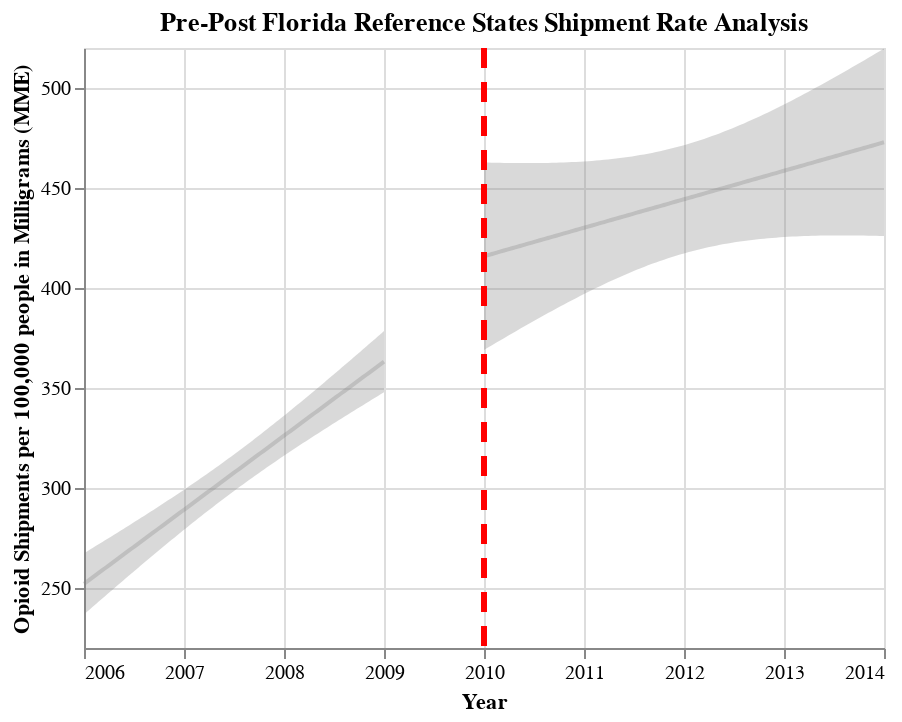

Source (notebook cell):
### Code cell
## Generate Pre-Post Graphs for FL reference states
fit, reg_chart_pre_FL_ref = get_reg_fit_FL_ref(
    ship_data_FL_ref_subset_grouped_pre, 
    yvar="MME_Rate", 
    xvar="YEAR", 
    alpha=0.05
)

fit, reg_chart_post_FL_ref = get_reg_fit_FL_ref(
    ship_data_FL_ref_subset_grouped_post, 
    yvar="MME_Rate", 
    xvar="YEAR", 
    alpha=0.05
)

## Create line post-policy implementation
line_2010 = alt.Chart(pd.DataFrame({'x': [2010]})).mark_rule(strokeDash=[10, 7], color = "red", strokeWidth=3).encode(x='x')

## Generate final pre-post graph for FL reference states
pre_post_FL_ref = reg_chart_pre_FL_ref + reg_chart_post_FL_ref + line_2010
pre_post_FL_ref.properties(title="Pre-Post Florida Reference States Shipment Rate Analysis")

### Figure 1 — Vega-Lite specification as saved in the notebook (floating-point values rounded to 4 significant figures)
{"config": {"view": {"continuousWidth": 400, "continuousHeight": 300}}, "layer": [{"mark": {"type": "errorband", "color": "grey", "opacity": 0.3}, "encoding": {"x": {"field": "YEAR", "type": "quantitative"}, "y": {"field": "ci_low", "title": "", "type": "quantitative"}, "y2": {"field": "ci_high"}}}, {"mark": {"type": "line", "color": "grey", "opacity": 0.3}, "encoding": {"x": {"axis": {"format": "T", "title": "Year"}, "field": "YEAR", "scale": {"zero": false}, "type": "quantitative"}, "y": {"field": "MME_Rate", "scale": {"zero": false}, "title": "Opioid Shipments per 100,000 people in Milligrams (MME)", "type": "quantitative"}}}, {"layer": [{"mark": {"type": "errorband", "color": "grey", "opacity": 0.3}, "encoding": {"x": {"field": "YEAR", "type": "quantitative"}, "y": {"field": "ci_low", "title": "", "type": "quantitative"}, "y2": {"field": "ci_high"}}}, {"mark": {"type": "line", "color": "grey", "opacity": 0.3}, "encoding": {"x": {"axis": {"format": "T", "title": "Year"}, "field": "YEAR", "scale": {"zero": false}, "type": "quantitative"}, "y": {"field": "MME_Rate", "scale": {"zero": false}, "title": "Opioid Shipments per 100,000 people in Milligrams (MME)", "type": "quantitative"}}}], "data": {"name": "data-a09e5808b0d4a1186ac97f9eee698703"}}, {"data": {"name": "data-c6a99109c809d7b1b46dbbb9b2adf5d2"}, "mark": {"type": "rule", "color": "red", "strokeDash": [10, 7], "strokeWidth": 3}, "encoding": {"x": {"field": "x", "type": "quantitative"}}}], "data": {"name": "data-eb6b4897b79c561273969ab9ba681815"}, "title": "Pre-Post Florida Reference States Shipment Rate Analysis", "$schema": "https://vega.github.io/schema/vega-lite/v4.17.0.json", "datasets": {"data-eb6b4897b79c561273969ab9ba681815": [{"YEAR": 2006.0, "MME_Rate": 252.1, "ci_low": 236.8, "ci_high": 267.4}, {"YEAR": 2006.0, "MME_Rate": 253.2, "ci_low": 238.1, "ci_high": 268.3}, {"YEAR": 2006.0, "MME_Rate": 254.3, "ci_low": 239.4, "ci_high": 269.2}, {"YEAR": 2006.0, "MME_Rate": 255.4, "ci_low": 240.7, "ci_high": 270.1}, {"YEAR": 2006.0, "MME_Rate": 256.5, "ci_low": 242.0, "ci_high": 271.1}, {"YEAR": 2006.0, "MME_Rate": 257.7, "ci_low": 243.3, "ci_high": 272.0}, {"YEAR": 2006.0, "MME_Rate": 258.8, "ci_low": 244.6, "ci_high": 272.9}, {"YEAR": 2006.0, "MME_Rate": 259.9, "ci_low": 245.9, "ci_high": 273.8}, {"YEAR": 2006.0, "MME_Rate": 261.0, "ci_low": 247.2, "ci_high": 274.8}, {"YEAR": 2006.0, "MME_Rate": 262.1, "ci_low": 248.5, "ci_high": 275.7}, {"YEAR": 2006.0, "MME_Rate": 263.2, "ci_low": 249.8, "ci_high": 276.6}, {"YEAR": 2006.0, "MME_Rate": 264.3, "ci_low": 251.1, "ci_high": 277.5}, {"YEAR": 2006.0, "MME_Rate": 265.4, "ci_low": 252.4, "ci_high": 278.5}, {"YEAR": 2006.0, "MME_Rate": 266.5, "ci_low": 253.7, "ci_high": 279.4}, {"YEAR": 2006.0, "MME_Rate": 267.7, "ci_low": 254.9, "ci_high": 280.4}, {"YEAR": 2006.0, "MME_Rate": 268.8, "ci_low": 256.2, "ci_high": 281.3}, {"YEAR": 2006.0, "MME_Rate": 269.9, "ci_low": 257.5, "ci_high": 282.2}, {"YEAR": 2007.0, "MME_Rate": 271.0, "ci_low": 258.8, "ci_high": 283.2}, {"YEAR": 2007.0, "MME_Rate": 272.1, "ci_low": 260.0, "ci_high": 284.1}, {"YEAR": 2007.0, "MME_Rate": 273.2, "ci_low": 261.3, "ci_high": 285.1}, {"YEAR": 2007.0, "MME_Rate": 274.3, "ci_low": 262.6, "ci_high": 286.0}, {"YEAR": 2007.0, "MME_Rate": 275.4, "ci_low": 263.8, "ci_high": 287.0}, {"YEAR": 2007.0, "MME_Rate": 276.5, "ci_low": 265.1, "ci_high": 288.0}, {"YEAR": 2007.0, "MME_Rate": 277.6, "ci_low": 266.4, "ci_high": 288.9}, {"YEAR": 2007.0, "MME_Rate": 278.8, "ci_low": 267.6, "ci_high": 289.9}, {"YEAR": 2007.0, "MME_Rate": 279.9, "ci_low": 268.9, "ci_high": 290.9}, {"YEAR": 2007.0, "MME_Rate": 281.0, "ci_low": 270.1, "ci_high": 291.9}, {"YEAR": 2007.0, "MME_Rate": 282.1, "ci_low": 271.3, "ci_high": 292.8}, {"YEAR": 2007.0, "MME_Rate": 283.2, "ci_low": 272.6, "ci_high": 293.8}, {"YEAR": 2007.0, "MME_Rate": 284.3, "ci_low": 273.8, "ci_high": 294.8}, {"YEAR": 2007.0, "MME_Rate": 285.4, "ci_low": 275.0, "ci_high": 295.8}, {"YEAR": 2007.0, "MME_Rate": 286.5, "ci_low": 276.3, "ci_high": 296.8}, {"YEAR": 2007.0, "MME_Rate": 287.6, "ci_low": 277.5, "ci_high": 297.8}, {"YEAR": 2007.0, "MME_Rate": 288.8, "ci_low": 278.7, "ci_high": 298.8}, {"YEAR": 2007.0, "MME_Rate": 289.9, "ci_low": 279.9, "ci_high": 299.8}, {"YEAR": 2007.0, "MME_Rate": 291.0, "ci_low": 281.1, "ci_high": 300.8}, {"YEAR": 2007.0, "MME_Rate": 292.1, "ci_low": 282.3, "ci_high": 301.8}, {"YEAR": 2007.0, "MME_Rate": 293.2, "ci_low": 283.5, "ci_high": 302.9}, {"YEAR": 2007.0, "MME_Rate": 294.3, "ci_low": 284.7, "ci_high": 303.9}, {"YEAR": 2007.0, "MME_Rate": 295.4, "ci_low": 285.9, "ci_high": 304.9}, {"YEAR": 2007.0, "MME_Rate": 296.5, "ci_low": 287.1, "ci_high": 306.0}, {"YEAR": 2007.0, "MME_Rate": 297.6, "ci_low": 288.2, "ci_high": 307.0}, {"YEAR": 2007.0, "MME_Rate": 298.7, "ci_low": 289.4, "ci_high": 308.1}, {"YEAR": 2007.0, "MME_Rate": 299.9, "ci_low": 290.6, "ci_high": 309.2}, {"YEAR": 2007.0, "MME_Rate": 301.0, "ci_low": 291.7, "ci_high": 310.2}, {"YEAR": 2007.0, "MME_Rate": 302.1, "ci_low": 292.9, "ci_high": 311.3}, {"YEAR": 2007.0, "MME_Rate": 303.2, "ci_low": 294.0, "ci_high": 312.4}, {"YEAR": 2007.0, "MME_Rate": 304.3, "ci_low": 295.1, "ci_high": 313.5}, {"YEAR": 2007.0, "MME_Rate": 305.4, "ci_low": 296.3, "ci_high": 314.6}, {"YEAR": 2007.0, "MME_Rate": 306.5, "ci_low": 297.4, "ci_high": 315.7}, {"YEAR": 2007.0, "MME_Rate": 307.6, "ci_low": 298.5, "ci_high": 316.8}, {"YEAR": 2008.0, "MME_Rate": 308.7, "ci_low": 299.6, "ci_high": 317.9}, {"YEAR": 2008.0, "MME_Rate": 309.9, "ci_low": 300.7, "ci_high": 319.0}, {"YEAR": 2008.0, "MME_Rate": 311.0, "ci_low": 301.8, "ci_high": 320.1}, {"YEAR": 2008.0, "MME_Rate": 312.1, "ci_low": 302.9, "ci_high": 321.3}, {"YEAR": 2008.0, "MME_Rate": 313.2, "ci_low": 304.0, "ci_high": 322.4}, {"YEAR": 2008.0, "MME_Rate": 314.3, "ci_low": 305.0, "ci_high": 323.6}, {"YEAR": 2008.0, "MME_Rate": 315.4, "ci_low": 306.1, "ci_high": 324.7}, {"YEAR": 2008.0, "MME_Rate": 316.5, "ci_low": 307.2, "ci_high": 325.9}, {"YEAR": 2008.0, "MME_Rate": 317.6, "ci_low": 308.2, "ci_high": 327.0}, {"YEAR": 2008.0, "MME_Rate": 318.7, "ci_low": 309.3, "ci_high": 328.2}, {"YEAR": 2008.0, "MME_Rate": 319.9, "ci_low": 310.3, "ci_high": 329.4}, {"YEAR": 2008.0, "MME_Rate": 321.0, "ci_low": 311.4, "ci_high": 330.6}, {"YEAR": 2008.0, "MME_Rate": 322.1, "ci_low": 312.4, "ci_high": 331.8}, {"YEAR": 2008.0, "MME_Rate": 323.2, "ci_low": 313.4, "ci_high": 332.9}, {"YEAR": 2008.0, "MME_Rate": 324.3, "ci_low": 314.4, "ci_high": 334.1}, {"YEAR": 2008.0, "MME_Rate": 325.4, "ci_low": 315.5, "ci_high": 335.4}, {"YEAR": 2008.0, "MME_Rate": 326.5, "ci_low": 316.5, "ci_high": 336.6}, {"YEAR": 2008.0, "MME_Rate": 327.6, "ci_low": 317.5, "ci_high": 337.8}, {"YEAR": 2008.0, "MME_Rate": 328.7, "ci_low": 318.5, "ci_high": 339.0}, {"YEAR": 2008.0, "MME_Rate": 329.8, "ci_low": 319.5, "ci_high": 340.2}, {"YEAR": 2008.0, "MME_Rate": 331.0, "ci_low": 320.5, "ci_high": 341.4}, {"YEAR": 2008.0, "MME_Rate": 332.1, "ci_low": 321.5, "ci_high": 342.7}, {"YEAR": 2008.0, "MME_Rate": 333.2, "ci_low": 322.4, "ci_high": 343.9}, {"YEAR": 2008.0, "MME_Rate": 334.3, "ci_low": 323.4, "ci_high": 345.2}, {"YEAR": 2008.0, "MME_Rate": 335.4, "ci_low": 324.4, "ci_high": 346.4}, {"YEAR": 2008.0, "MME_Rate": 336.5, "ci_low": 325.4, "ci_high": 347.7}, {"YEAR": 2008.0, "MME_Rate": 337.6, "ci_low": 326.3, "ci_high": 348.9}, {"YEAR": 2008.0, "MME_Rate": 338.7, "ci_low": 327.3, "ci_high": 350.2}, {"YEAR": 2008.0, "MME_Rate": 339.8, "ci_low": 328.3, "ci_high": 351.4}, {"YEAR": 2008.0, "MME_Rate": 341.0, "ci_low": 329.2, "ci_high": 352.7}, {"YEAR": 2008.0, "MME_Rate": 342.1, "ci_low": 330.2, "ci_high": 354.0}, {"YEAR": 2008.0, "MME_Rate": 343.2, "ci_low": 331.1, "ci_high": 355.2}, {"YEAR": 2008.0, "MME_Rate": 344.3, "ci_low": 332.1, "ci_high": 356.5}, {"YEAR": 2009.0, "MME_Rate": 345.4, "ci_low": 333.0, "ci_high": 357.8}, {"YEAR": 2009.0, "MME_Rate": 346.5, "ci_low": 334.0, "ci_high": 359.0}, {"YEAR": 2009.0, "MME_Rate": 347.6, "ci_low": 334.9, "ci_high": 360.3}, {"YEAR": 2009.0, "MME_Rate": 348.7, "ci_low": 335.8, "ci_high": 361.6}, {"YEAR": 2009.0, "MME_Rate": 349.8, "ci_low": 336.8, "ci_high": 362.9}, {"YEAR": 2009.0, "MME_Rate": 350.9, "ci_low": 337.7, "ci_high": 364.2}, {"YEAR": 2009.0, "MME_Rate": 352.1, "ci_low": 338.7, "ci_high": 365.5}, {"YEAR": 2009.0, "MME_Rate": 353.2, "ci_low": 339.6, "ci_high": 366.8}, {"YEAR": 2009.0, "MME_Rate": 354.3, "ci_low": 340.5, "ci_high": 368.1}, {"YEAR": 2009.0, "MME_Rate": 355.4, "ci_low": 341.4, "ci_high": 369.3}, {"YEAR": 2009.0, "MME_Rate": 356.5, "ci_low": 342.4, "ci_high": 370.6}, {"YEAR": 2009.0, "MME_Rate": 357.6, "ci_low": 343.3, "ci_high": 371.9}, {"YEAR": 2009.0, "MME_Rate": 358.7, "ci_low": 344.2, "ci_high": 373.2}, {"YEAR": 2009.0, "MME_Rate": 359.8, "ci_low": 345.1, "ci_high": 374.5}, {"YEAR": 2009.0, "MME_Rate": 360.9, "ci_low": 346.0, "ci_high": 375.8}, {"YEAR": 2009.0, "MME_Rate": 362.1, "ci_low": 347.0, "ci_high": 377.2}, {"YEAR": 2009.0, "MME_Rate": 363.2, "ci_low": 347.9, "ci_high": 378.5}], "data-a09e5808b0d4a1186ac97f9eee698703": [{"YEAR": 2010.0, "MME_Rate": 415.9, "ci_low": 369.0, "ci_high": 462.8}, {"YEAR": 2010.0, "MME_Rate": 416.5, "ci_low": 370.2, "ci_high": 462.7}, {"YEAR": 2010.0, "MME_Rate": 417.0, "ci_low": 371.4, "ci_high": 462.7}, {"YEAR": 2010.0, "MME_Rate": 417.6, "ci_low": 372.6, "ci_high": 462.6}, {"YEAR": 2010.0, "MME_Rate": 418.2, "ci_low": 373.8, "ci_high": 462.6}, {"YEAR": 2010.0, "MME_Rate": 418.7, "ci_low": 374.9, "ci_high": 462.5}, {"YEAR": 2010.0, "MME_Rate": 419.3, "ci_low": 376.1, "ci_high": 462.5}, {"YEAR": 2010.0, "MME_Rate": 419.9, "ci_low": 377.3, "ci_high": 462.5}, {"YEAR": 2010.0, "MME_Rate": 420.4, "ci_low": 378.4, "ci_high": 462.5}, {"YEAR": 2010.0, "MME_Rate": 421.0, "ci_low": 379.6, "ci_high": 462.5}, {"YEAR": 2010.0, "MME_Rate": 421.6, "ci_low": 380.7, "ci_high": 462.4}, {"YEAR": 2010.0, "MME_Rate": 422.1, "ci_low": 381.9, "ci_high": 462.4}, {"YEAR": 2010.0, "MME_Rate": 422.7, "ci_low": 383.0, "ci_high": 462.4}, {"YEAR": 2011.0, "MME_Rate": 423.3, "ci_low": 384.1, "ci_high": 462.5}, {"YEAR": 2011.0, "MME_Rate": 423.9, "ci_low": 385.2, "ci_high": 462.5}, {"YEAR": 2011.0, "MME_Rate": 424.4, "ci_low": 386.3, "ci_high": 462.5}, {"YEAR": 2011.0, "MME_Rate": 425.0, "ci_low": 387.5, "ci_high": 462.5}, {"YEAR": 2011.0, "MME_Rate": 425.6, "ci_low": 388.5, "ci_high": 462.6}, {"YEAR": 2011.0, "MME_Rate": 426.1, "ci_low": 389.6, "ci_high": 462.6}, {"YEAR": 2011.0, "MME_Rate": 426.7, "ci_low": 390.7, "ci_high": 462.7}, {"YEAR": 2011.0, "MME_Rate": 427.3, "ci_low": 391.8, "ci_high": 462.8}, {"YEAR": 2011.0, "MME_Rate": 427.8, "ci_low": 392.8, "ci_high": 462.8}, {"YEAR": 2011.0, "MME_Rate": 428.4, "ci_low": 393.9, "ci_high": 462.9}, {"YEAR": 2011.0, "MME_Rate": 429.0, "ci_low": 394.9, "ci_high": 463.0}, {"YEAR": 2011.0, "MME_Rate": 429.6, "ci_low": 396.0, "ci_high": 463.1}, {"YEAR": 2011.0, "MME_Rate": 430.1, "ci_low": 397.0, "ci_high": 463.3}, {"YEAR": 2011.0, "MME_Rate": 430.7, "ci_low": 398.0, "ci_high": 463.4}, {"YEAR": 2011.0, "MME_Rate": 431.3, "ci_low": 399.0, "ci_high": 463.6}, {"YEAR": 2011.0, "MME_Rate": 431.8, "ci_low": 400.0, "ci_high": 463.7}, {"YEAR": 2011.0, "MME_Rate": 432.4, "ci_low": 400.9, "ci_high": 463.9}, {"YEAR": 2011.0, "MME_Rate": 433.0, "ci_low": 401.9, "ci_high": 464.1}, {"YEAR": 2011.0, "MME_Rate": 433.5, "ci_low": 402.8, "ci_high": 464.3}, {"YEAR": 2011.0, "MME_Rate": 434.1, "ci_low": 403.7, "ci_high": 464.5}, {"YEAR": 2011.0, "MME_Rate": 434.7, "ci_low": 404.7, "ci_high": 464.7}, {"YEAR": 2011.0, "MME_Rate": 435.3, "ci_low": 405.5, "ci_high": 465.0}, {"YEAR": 2011.0, "MME_Rate": 435.8, "ci_low": 406.4, "ci_high": 465.2}, {"YEAR": 2011.0, "MME_Rate": 436.4, "ci_low": 407.3, "ci_high": 465.5}, {"YEAR": 2011.0, "MME_Rate": 437.0, "ci_low": 408.1, "ci_high": 465.8}, {"YEAR": 2012.0, "MME_Rate": 437.5, "ci_low": 409.0, "ci_high": 466.1}, {"YEAR": 2012.0, "MME_Rate": 438.1, "ci_low": 409.8, "ci_high": 466.4}, {"YEAR": 2012.0, "MME_Rate": 438.7, "ci_low": 410.5, "ci_high": 466.8}, {"YEAR": 2012.0, "MME_Rate": 439.2, "ci_low": 411.3, "ci_high": 467.2}, {"YEAR": 2012.0, "MME_Rate": 439.8, "ci_low": 412.1, "ci_high": 467.6}, {"YEAR": 2012.0, "MME_Rate": 440.4, "ci_low": 412.8, "ci_high": 468.0}, {"YEAR": 2012.0, "MME_Rate": 440.9, "ci_low": 413.5, "ci_high": 468.4}, {"YEAR": 2012.0, "MME_Rate": 441.5, "ci_low": 414.2, "ci_high": 468.9}, {"YEAR": 2012.0, "MME_Rate": 442.1, "ci_low": 414.9, "ci_high": 469.3}, {"YEAR": 2012.0, "MME_Rate": 442.7, "ci_low": 415.5, "ci_high": 469.8}, {"YEAR": 2012.0, "MME_Rate": 443.2, "ci_low": 416.1, "ci_high": 470.3}, {"YEAR": 2012.0, "MME_Rate": 443.8, "ci_low": 416.7, "ci_high": 470.9}, {"YEAR": 2012.0, "MME_Rate": 444.4, "ci_low": 417.3, "ci_high": 471.4}, {"YEAR": 2012.0, "MME_Rate": 444.9, "ci_low": 417.9, "ci_high": 472.0}, {"YEAR": 2012.0, "MME_Rate": 445.5, "ci_low": 418.4, "ci_high": 472.6}, {"YEAR": 2012.0, "MME_Rate": 446.1, "ci_low": 418.9, "ci_high": 473.2}, {"YEAR": 2012.0, "MME_Rate": 446.6, "ci_low": 419.4, "ci_high": 473.9}, {"YEAR": 2012.0, "MME_Rate": 447.2, "ci_low": 419.9, "ci_high": 474.5}, {"YEAR": 2012.0, "MME_Rate": 447.8, "ci_low": 420.3, "ci_high": 475.2}, {"YEAR": 2012.0, "MME_Rate": 448.4, "ci_low": 420.8, "ci_high": 475.9}, {"YEAR": 2012.0, "MME_Rate": 448.9, "ci_low": 421.2, "ci_high": 476.7}, {"YEAR": 2012.0, "MME_Rate": 449.5, "ci_low": 421.6, "ci_high": 477.4}, {"YEAR": 2012.0, "MME_Rate": 450.1, "ci_low": 421.9, "ci_high": 478.2}, {"YEAR": 2012.0, "MME_Rate": 450.6, "ci_low": 422.3, "ci_high": 479.0}, {"YEAR": 2012.0, "MME_Rate": 451.2, "ci_low": 422.6, "ci_high": 479.8}, {"YEAR": 2013.0, "MME_Rate": 451.8, "ci_low": 422.9, "ci_high": 480.6}, {"YEAR": 2013.0, "MME_Rate": 452.3, "ci_low": 423.2, "ci_high": 481.5}, {"YEAR": 2013.0, "MME_Rate": 452.9, "ci_low": 423.5, "ci_high": 482.3}, {"YEAR": 2013.0, "MME_Rate": 453.5, "ci_low": 423.8, "ci_high": 483.2}, {"YEAR": 2013.0, "MME_Rate": 454.1, "ci_low": 424.0, "ci_high": 484.1}, {"YEAR": 2013.0, "MME_Rate": 454.6, "ci_low": 424.3, "ci_high": 485.0}, {"YEAR": 2013.0, "MME_Rate": 455.2, "ci_low": 424.5, "ci_high": 485.9}, {"YEAR": 2013.0, "MME_Rate": 455.8, "ci_low": 424.7, "ci_high": 486.9}, {"YEAR": 2013.0, "MME_Rate": 456.3, "ci_low": 424.9, "ci_high": 487.8}, {"YEAR": 2013.0, "MME_Rate": 456.9, "ci_low": 425.0, "ci_high": 488.8}, {"YEAR": 2013.0, "MME_Rate": 457.5, "ci_low": 425.2, "ci_high": 489.8}, {"YEAR": 2013.0, "MME_Rate": 458.0, "ci_low": 425.3, "ci_high": 490.8}, {"YEAR": 2013.0, "MME_Rate": 458.6, "ci_low": 425.5, "ci_high": 491.8}, {"YEAR": 2013.0, "MME_Rate": 459.2, "ci_low": 425.6, "ci_high": 492.8}, {"YEAR": 2013.0, "MME_Rate": 459.8, "ci_low": 425.7, "ci_high": 493.8}, {"YEAR": 2013.0, "MME_Rate": 460.3, "ci_low": 425.8, "ci_high": 494.8}, {"YEAR": 2013.0, "MME_Rate": 460.9, "ci_low": 425.9, "ci_high": 495.9}, {"YEAR": 2013.0, "MME_Rate": 461.5, "ci_low": 426.0, "ci_high": 497.0}, {"YEAR": 2013.0, "MME_Rate": 462.0, "ci_low": 426.0, "ci_high": 498.0}, {"YEAR": 2013.0, "MME_Rate": 462.6, "ci_low": 426.1, "ci_high": 499.1}, {"YEAR": 2013.0, "MME_Rate": 463.2, "ci_low": 426.1, "ci_high": 500.2}, {"YEAR": 2013.0, "MME_Rate": 463.7, "ci_low": 426.2, "ci_high": 501.3}, {"YEAR": 2013.0, "MME_Rate": 464.3, "ci_low": 426.2, "ci_high": 502.4}, {"YEAR": 2013.0, "MME_Rate": 464.9, "ci_low": 426.3, "ci_high": 503.5}, {"YEAR": 2013.0, "MME_Rate": 465.4, "ci_low": 426.3, "ci_high": 504.6}, {"YEAR": 2014.0, "MME_Rate": 466.0, "ci_low": 426.3, "ci_high": 505.7}, {"YEAR": 2014.0, "MME_Rate": 466.6, "ci_low": 426.3, "ci_high": 506.9}, {"YEAR": 2014.0, "MME_Rate": 467.2, "ci_low": 426.3, "ci_high": 508.0}, {"YEAR": 2014.0, "MME_Rate": 467.7, "ci_low": 426.3, "ci_high": 509.2}, {"YEAR": 2014.0, "MME_Rate": 468.3, "ci_low": 426.3, "ci_high": 510.3}, {"YEAR": 2014.0, "MME_Rate": 468.9, "ci_low": 426.3, "ci_high": 511.5}, {"YEAR": 2014.0, "MME_Rate": 469.4, "ci_low": 426.2, "ci_high": 512.6}, {"YEAR": 2014.0, "MME_Rate": 470.0, "ci_low": 426.2, "ci_high": 513.8}, {"YEAR": 2014.0, "MME_Rate": 470.6, "ci_low": 426.2, "ci_high": 515.0}, {"YEAR": 2014.0, "MME_Rate": 471.1, "ci_low": 426.1, "ci_high": 516.2}, {"YEAR": 2014.0, "MME_Rate": 471.7, "ci_low": 426.1, "ci_high": 517.3}, {"YEAR": 2014.0, "MME_Rate": 472.3, "ci_low": 426.0, "ci_high": 518.5}, {"YEAR": 2014.0, "MME_Rate": 472.9, "ci_low": 426.0, "ci_high": 519.7}], "data-c6a99109c809d7b1b46dbbb9b2adf5d2": [{"x": 2010}]}}
